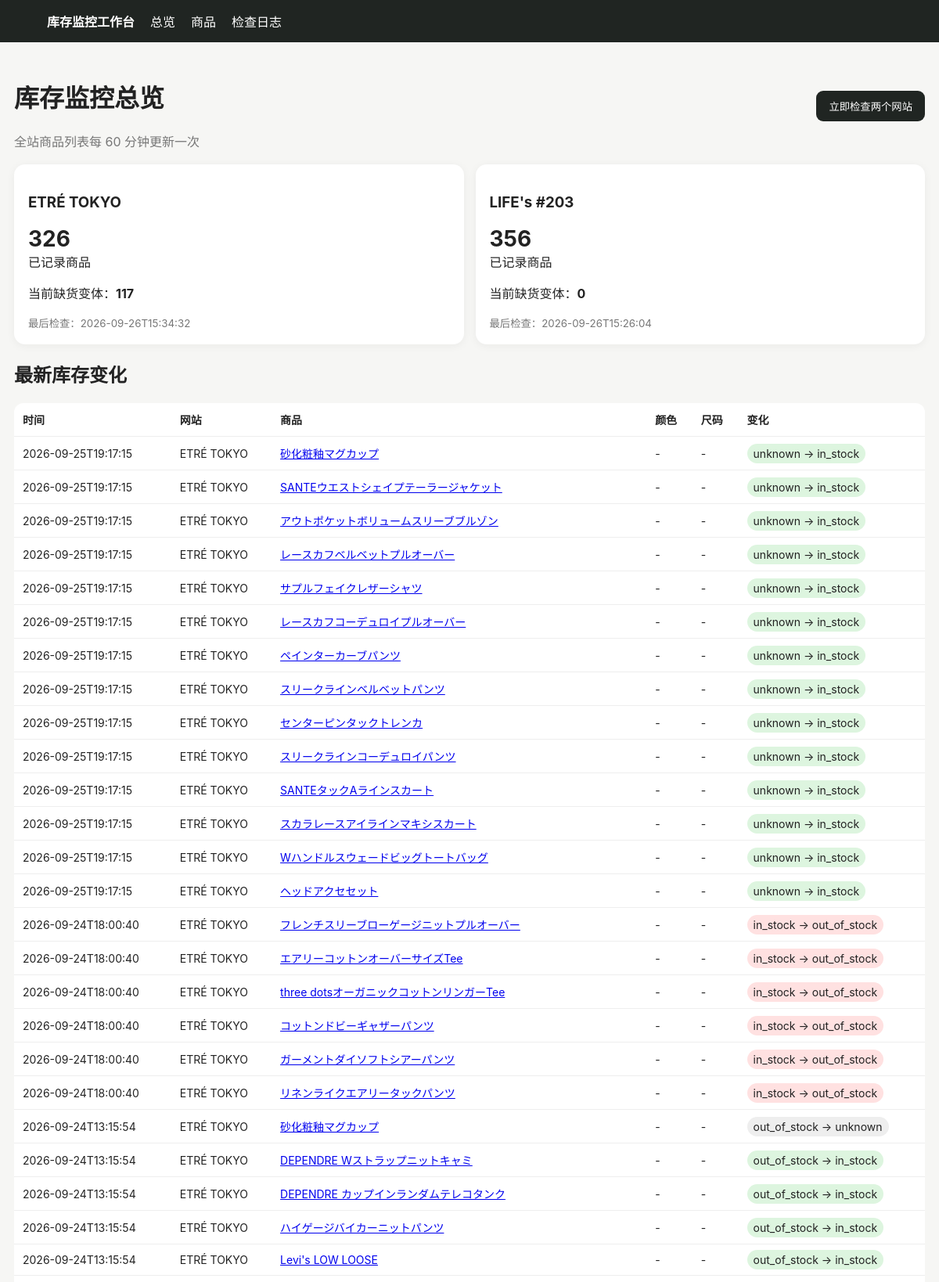
The page / (upper part) on the database its author committed.
### tables this page shows
CREATE TABLE changes (
 id INTEGER PRIMARY KEY AUTOINCREMENT,
 product_id INTEGER NOT NULL,
 color TEXT NOT NULL DEFAULT '',
 size TEXT NOT NULL DEFAULT '',
 old_status TEXT NOT NULL,
 new_status TEXT NOT NULL,
 detected_at TEXT NOT NULL
);

CREATE TABLE products (
 id INTEGER PRIMARY KEY AUTOINCREMENT,
 site TEXT NOT NULL,
 url TEXT NOT NULL UNIQUE,
 name TEXT NOT NULL,
 price TEXT,
 image_url TEXT,
 first_seen TEXT NOT NULL,
 last_seen TEXT NOT NULL
);

### app/main.py (the view)
@app.get("/")
def dashboard(request: Request):
    with conn() as c:
        sites = c.execute("""
        SELECT p.site, COUNT(DISTINCT p.id) products,
        SUM(CASE WHEN v.status='out_of_stock' THEN 1 ELSE 0 END) out_count,
        MAX(v.last_checked) last_checked
        FROM products p LEFT JOIN variants v ON v.product_id=p.id
        GROUP BY p.site ORDER BY p.site
        """).fetchall()
        changes = c.execute("""
        SELECT ch.*,p.site,p.name,p.url,p.image_url
        FROM changes ch JOIN products p ON p.id=ch.product_id
        ORDER BY ch.detected_at DESC LIMIT 100
        """).fetchall()
        runs = c.execute("SELECT * FROM runs ORDER BY id DESC LIMIT 20").fetchall()
    return templates.TemplateResponse("dashboard.html", {"request":request,"sites":sites,"changes":changes,"runs":runs})

### app/templates/dashboard.html (shortened to what this page needs)
{% extends "base.html" %}{% block content %}
<div class="top"><div><h1>库存监控总览</h1><div class="muted">全站商品列表每 60 分钟更新一次</div></div>
<form method="post" action="/run"><button>立即检查两个网站</button></form></div>
<div class="grid">{% for s in sites %}<div class="card"><h3>{{s.site}}</h3><div class="big">{{s.products or 0}}</div><div>已记录商品</div><p>当前缺货变体：<b>{{s.out_count or 0}}</b></p><small class="muted">最后检查：{{s.last_checked or "尚未检查"}}</small></div>{% endfor %}</div>
<h2>最新库存变化</h2><table><tr><th>时间</th><th>网站</th><th>商品</th><th>颜色</th><th>尺码</th><th>变化</th></tr>
{% for x in changes %}<tr><td>{{x.detected_at}}</td><td>{{x.site}}</td><td><a href="/product/{{x.product_id}}">{{x.name}}</a></td><td>{{x.color or "-"}}</td><td>{{x.size or "-"}}</td><td><span class="badge {{x.new_status}}">{{x.old_status}} → {{x.new_status}}</span></td></tr>{% else %}<tr><td colspan="6">第一次扫描后这里会显示变化。首次建立库存快照不会产生变化提醒。</td></tr>{% endfor %}</table>
{% endblock %}

### app/templates/base.html (style rules this page uses)
body { font-family:-apple-system,BlinkMacSystemFont,"Segoe UI",sans-serif;background:#f6f6f4;color:#222;margin:0 }
.grid { display:grid;grid-template-columns:repeat(auto-fit,minmax(240px,1fr));gap:15px }
.card { background:#fff;border-radius:14px;padding:18px;box-shadow:0 2px 12px #0000000d }
.big { font-size:28px;font-weight:700 }
button { background:#202522;color:#fff;border:0;border-radius:9px;padding:10px 16px;cursor:pointer }
table { width:100%;border-collapse:collapse;background:#fff;border-radius:12px;overflow:hidden }
th,td { padding:11px;border-bottom:1px solid #eee;text-align:left;font-size:14px }
.badge { padding:4px 8px;border-radius:999px;background:#eee }
.out_of_stock { background:#ffe1e1 }
.in_stock { background:#ddf5df }
.unknown { background:#eee }
.muted { color:#777 }
.top { display:flex;justify-content:space-between;align-items:center;margin-bottom:18px }

### rows shown on the page
changes: detected_at "2026-09-25T19:17:15", site "ETRÉ TOKYO", name "砂化粧釉マグカップ", color "-", size "-", old_status "unknown", new_status "in_stock"
changes: detected_at "2026-09-25T19:17:15", site "ETRÉ TOKYO", name "SANTEウエストシェイプテーラージャケット", color "-", size "-", old_status "unknown", new_status "in_stock"
changes: detected_at "2026-09-25T19:17:15", site "ETRÉ TOKYO", name "アウトポケットボリュームスリーブブルゾン", color "-", size "-", old_status "unknown", new_status "in_stock"
changes: detected_at "2026-09-25T19:17:15", site "ETRÉ TOKYO", name "レースカフベルベットプルオーバー", color "-", size "-", old_status "unknown", new_status "in_stock"
changes: detected_at "2026-09-25T19:17:15", site "ETRÉ TOKYO", name "サプルフェイクレザーシャツ", color "-", size "-", old_status "unknown", new_status "in_stock"
changes: detected_at "2026-09-25T19:17:15", site "ETRÉ TOKYO", name "レースカフコーデュロイプルオーバー", color "-", size "-", old_status "unknown", new_status "in_stock"
changes: detected_at "2026-09-25T19:17:15", site "ETRÉ TOKYO", name "ペインターカーブパンツ", color "-", size "-", old_status "unknown", new_status "in_stock"
changes: detected_at "2026-09-25T19:17:15", site "ETRÉ TOKYO", name "スリークラインベルベットパンツ", color "-", size "-", old_status "unknown", new_status "in_stock"
changes: detected_at "2026-09-25T19:17:15", site "ETRÉ TOKYO", name "センターピンタックトレンカ", color "-", size "-", old_status "unknown", new_status "in_stock"
changes: detected_at "2026-09-25T19:17:15", site "ETRÉ TOKYO", name "スリークラインコーデュロイパンツ", color "-", size "-", old_status "unknown", new_status "in_stock"
changes: detected_at "2026-09-25T19:17:15", site "ETRÉ TOKYO", name "SANTEタックAラインスカート", color "-", size "-", old_status "unknown", new_status "in_stock"
changes: detected_at "2026-09-25T19:17:15", site "ETRÉ TOKYO", name "スカラレースアイラインマキシスカート", color "-", size "-", old_status "unknown", new_status "in_stock"
changes: detected_at "2026-09-25T19:17:15", site "ETRÉ TOKYO", name "Wハンドルスウェードビッグトートバッグ", color "-", size "-", old_status "unknown", new_status "in_stock"
changes: detected_at "2026-09-25T19:17:15", site "ETRÉ TOKYO", name "ヘッドアクセセット", color "-", size "-", old_status "unknown", new_status "in_stock"
changes: detected_at "2026-09-24T18:00:40", site "ETRÉ TOKYO", name "フレンチスリーブローゲージニットプルオーバー", color "-", size "-", old_status "in_stock", new_status "out_of_stock"
changes: detected_at "2026-09-24T18:00:40", site "ETRÉ TOKYO", name "エアリーコットンオーバーサイズTee", color "-", size "-", old_status "in_stock", new_status "out_of_stock"
changes: detected_at "2026-09-24T18:00:40", site "ETRÉ TOKYO", name "three dotsオーガニックコットンリンガーTee", color "-", size "-", old_status "in_stock", new_status "out_of_stock"
changes: detected_at "2026-09-24T18:00:40", site "ETRÉ TOKYO", name "コットンドビーギャザーパンツ", color "-", size "-", old_status "in_stock", new_status "out_of_stock"
changes: detected_at "2026-09-24T18:00:40", site "ETRÉ TOKYO", name "ガーメントダイソフトシアーパンツ", color "-", size "-", old_status "in_stock", new_status "out_of_stock"
changes: detected_at "2026-09-24T18:00:40", site "ETRÉ TOKYO", name "リネンライクエアリータックパンツ", color "-", size "-", old_status "in_stock", new_status "out_of_stock"
changes: detected_at "2026-09-24T13:15:54", site "ETRÉ TOKYO", name "砂化粧釉マグカップ", color "-", size "-", old_status "out_of_stock", new_status "unknown"
changes: detected_at "2026-09-24T13:15:54", site "ETRÉ TOKYO", name "DEPENDRE Wストラップニットキャミ", color "-", size "-", old_status "out_of_stock", new_status "in_stock"
changes: detected_at "2026-09-24T13:15:54", site "ETRÉ TOKYO", name "DEPENDRE カップインランダムテレコタンク", color "-", size "-", old_status "out_of_stock", new_status "in_stock"
changes: detected_at "2026-09-24T13:15:54", site "ETRÉ TOKYO", name "ハイゲージバイカーニットパンツ", color "-", size "-", old_status "out_of_stock", new_status "in_stock"
changes: detected_at "2026-09-24T13:15:54", site "ETRÉ TOKYO", name "Levi's LOW LOOSE", color "-", size "-", old_status "out_of_stock", new_status "in_stock"

### other values the page prints
{{ s.site }} "ETRÉ TOKYO" "LIFE's #203"
{{ s.products or 0 }} "326" "356"
{{ s.out_count or 0 }} "117" "0"
{{ s.last_checked or "尚未检查" }} "2026-09-26T15:34:32" "2026-09-26T15:26:04"
